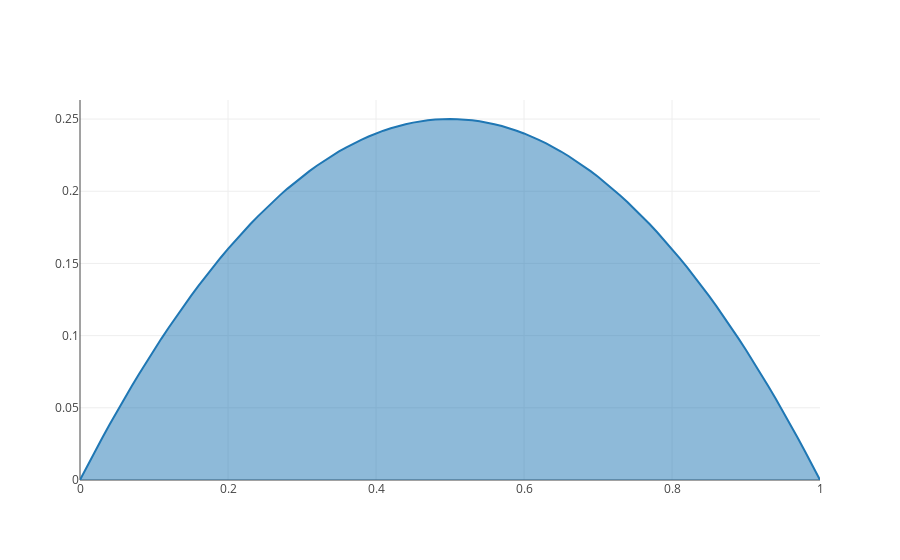

This figure's notebook cell:
### Code cell
{{  
  var xs = Seq[Double]()
  var ys = Seq[Double]()
    
  val n = 100
    
  for (i <- 0 to n) {
      xs = xs :+ i.toDouble / n
      ys = ys :+ u(i.toDouble / n)
  }  
    
    
  val trace = Scatter(
    xs,
    ys,
    fill = Fill.ToNextY
  )

  val data = Seq(trace)

  plot(data)
}}
